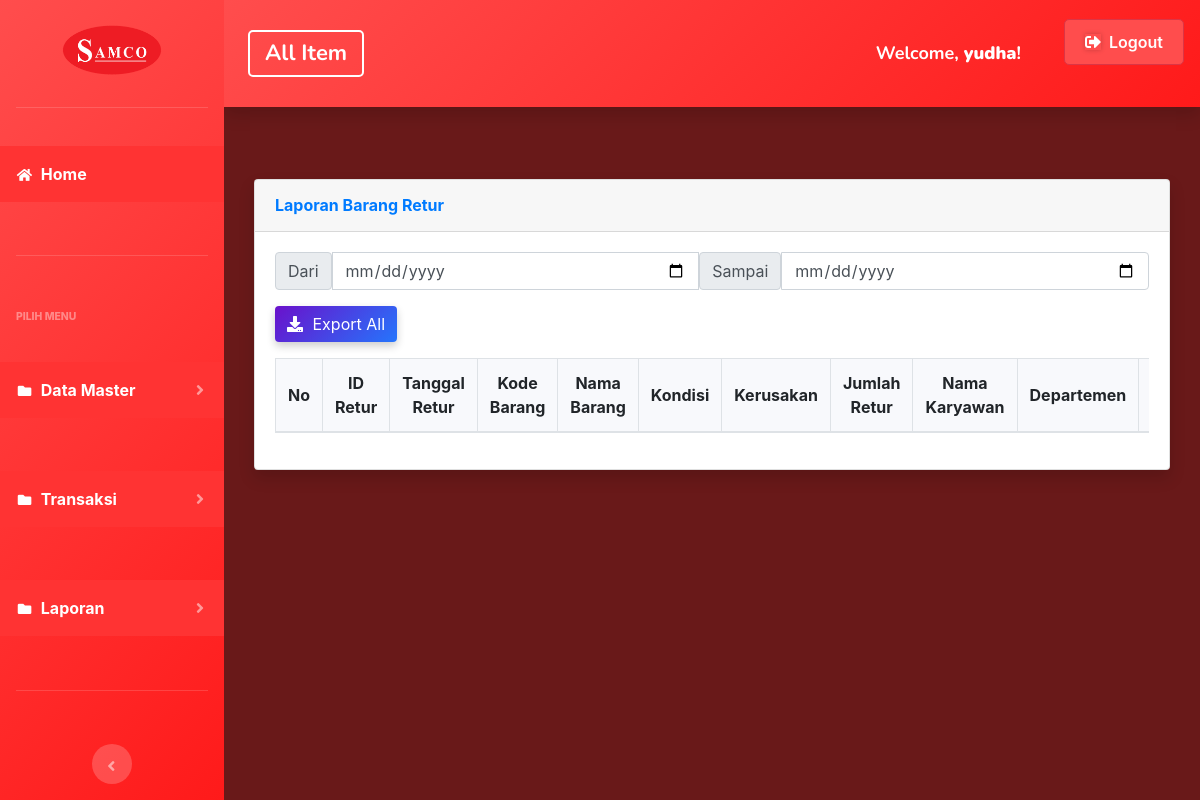
Before: /index.php?page=laporan_barangretur (signed in) with the older database file.
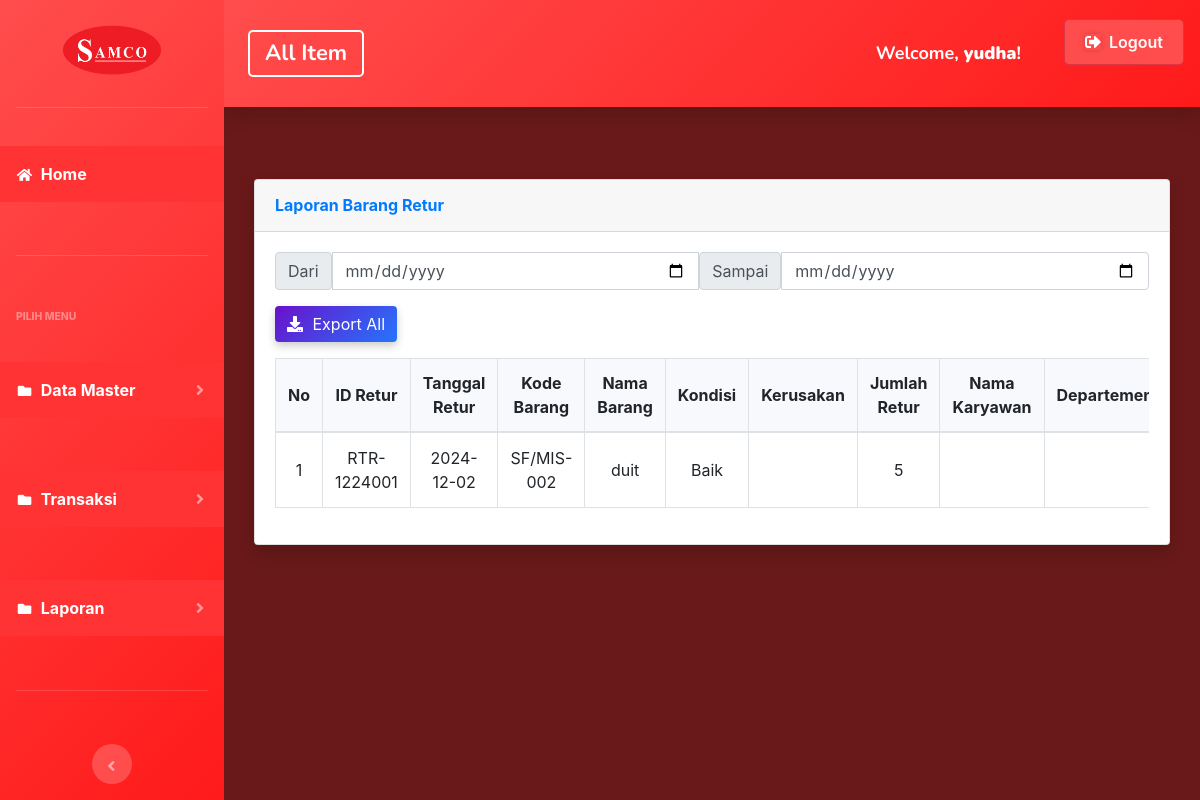
After: the same page with the newer database file.
### tables this page shows
CREATE TABLE `barang_retur` (
  `id_retur` varchar(20) NOT NULL,
  `id_transaksi` varchar(20) DEFAULT NULL,
  `tanggal_retur` date DEFAULT NULL,
  `kode_barang` varchar(20) DEFAULT NULL,
  `nama_barang` varchar(255) DEFAULT NULL,
  `jenis_barang` varchar(100) NOT NULL,
  `kondisi` text DEFAULT NULL,
  `kerusakan_dropdown` text DEFAULT NULL,
  `kerusakan` text DEFAULT NULL,
  `jumlah` int(11) DEFAULT NULL,
  `tujuan` varchar(255) DEFAULT NULL
);

### laporan_barangretur.php (the view, shortened to what this page needs)
<div class="container-fluid">
    <div class="card shadow mb-4">
        <div class="card-header py-3">
            <h6 class="m-0 font-weight-bold text-primary">Laporan Barang Retur</h6>
        </div>
        <div class="card-body">
            <form action="export4.php" method="post">
                <div class="mb-3">
                    <div class="input-group">
                        <span class="input-group-text">Dari</span>
                        <input type="date" id="min" name="min" class="form-control">
                        <span class="input-group-text">Sampai</span>
                        <input type="date" id="max" name="max" class="form-control">
                    </div>
                </div>
                <div class="mb-3">
                    <a href="export4.php" class="btn btn-primary custom-btn">
                        <i class="fas fa-download me-2"></i> Export All
                    </a>
                </div>
                <div class="table-responsive">
                    <table class="table table-bordered" id="barangretur" width="100%" cellspacing="0">
                        <thead>
                            <tr>
                                <th style="width: 50px; text-align: center; vertical-align: middle;">No</th>
                                <th style="width: 150px; text-align: center; vertical-align: middle;">ID Retur</th>
                                <th style="width: 150px; text-align: center; vertical-align: middle;">Tanggal Retur</th>
                                <th style="width: 150px; text-align: center; vertical-align: middle;">Kode Barang</th>
                                <th style="width: 200px; text-align: center; vertical-align: middle;">Nama Barang</th>
                                <th style="width: 100px; text-align: center; vertical-align: middle;">Kondisi</th>
                                <th style="width: 150px; text-align: center; vertical-align: middle;">Kerusakan</th>
                                <th style="width: 100px; text-align: center; vertical-align: middle;">Jumlah Retur</th>
                                <th style="width: 100px; text-align: center; vertical-align: middle;">Nama Karyawan</th>
                                <th style="width: 100px; text-align: center; vertical-align: middle;">Departemen</th>
                                <th style="width: 100px; text-align: center; vertical-align: middle;">Pengaturan</th>
                            </tr>
                        </thead>
                        <tbody>
                            <?php
                            $no = 1;
                            $sql = $koneksi->query("
                        SELECT barang_retur.*,
                               gudang.satuan,
                               daftar_karyawan.nama AS nama_karyawan,
                               departemen.nama AS nama_departemen
                        FROM barang_retur
                        INNER JOIN gudang ON barang_retur.kode_barang = gudang.kode_barang
                        LEFT JOIN daftar_karyawan ON barang_retur.karyawan_id = daftar_karyawan.id
                        LEFT JOIN departemen ON daftar_karyawan.departemen_id = departemen.id
                    ");
                            while ($data = $sql->fetch_assoc()) {
                                ?>
                                <tr>
                                    <td><?php echo $no++; ?></td>
                                    <td><?php echo htmlspecialchars($data['id_retur']); ?></td>
                                    <td><?php echo htmlspecialchars($data['tanggal_retur']); ?></td>
                                    <td><?php echo htmlspecialchars($data['kode_barang']); ?></td>
                                    <td><?php echo htmlspecialchars($data['nama_barang']); ?></td>
                                    <td><?php echo htmlspecialchars($data['kondisi']); ?></td>
                                    <td><?php echo htmlspecialchars($data['kerusakan']); ?></td>
                                    <td><?php echo htmlspecialchars($data['jumlah']); ?></td>
                                    <td><?php echo htmlspecialchars($data['nama_karyawan']); ?></td>
                                    <td><?php echo htmlspecialchars($data['nama_departemen']); ?></td>
                                </tr>
                            <?php } ?>
                        </tbody>
                    </table>
                </div>
        </div>
    </div>
</div>

Changed rows visible on the page:
added barang_retur: id_retur "RTR-1224001", tanggal_retur "2024-12-02", kode_barang "SF/MIS-002", nama_barang "duit", kondisi "Baik", jumlah "5"
